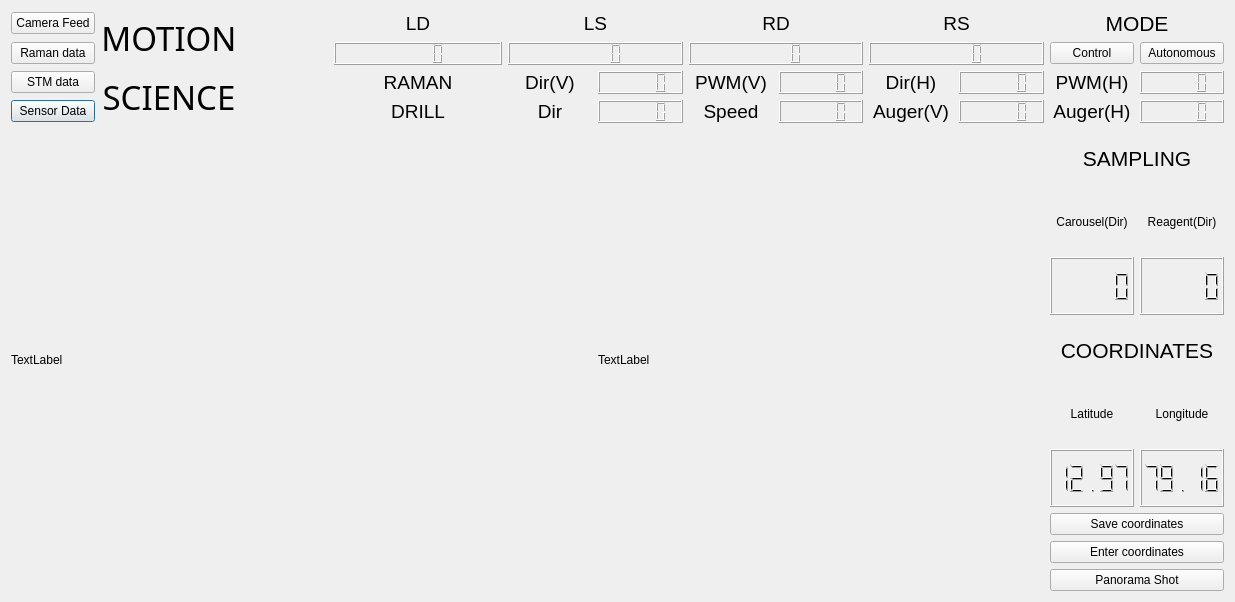
<?xml version="1.0" encoding="UTF-8"?>
<ui version="4.0">
 <class>Dialog</class>
 <widget class="QDialog" name="Dialog">
  <property name="geometry">
   <rect>
    <x>0</x>
    <y>0</y>
    <width>1235</width>
    <height>602</height>
   </rect>
  </property>
  <property name="windowTitle">
   <string>Dialog</string>
  </property>
  <layout class="QGridLayout" name="gridLayout_2">
   <item row="0" column="0">
    <layout class="QGridLayout" name="gridLayout">
     <item row="3" column="0">
      <widget class="QPushButton" name="bt_sensors">
       <property name="text">
        <string>Sensor Data</string>
       </property>
      </widget>
     </item>
     <item row="3" column="6">
      <widget class="QLCDNumber" name="drill_dir"/>
     </item>
     <item row="0" column="7" colspan="2">
      <widget class="QLabel" name="label_4">
       <property name="font">
        <font>
         <pointsize>14</pointsize>
        </font>
       </property>
       <property name="autoFillBackground">
        <bool>true</bool>
       </property>
       <property name="text">
        <string>RD</string>
       </property>
       <property name="alignment">
        <set>Qt::AlignCenter</set>
       </property>
      </widget>
     </item>
     <item row="8" column="12">
      <widget class="QLabel" name="label_42">
       <property name="autoFillBackground">
        <bool>true</bool>
       </property>
       <property name="text">
        <string>Longitude</string>
       </property>
       <property name="alignment">
        <set>Qt::AlignCenter</set>
       </property>
      </widget>
     </item>
     <item row="1" column="0">
      <widget class="QPushButton" name="bt_raman">
       <property name="text">
        <string>Raman data</string>
       </property>
      </widget>
     </item>
     <item row="10" column="11" colspan="2">
      <widget class="QPushButton" name="pushButton_7">
       <property name="text">
        <string>Save coordinates</string>
       </property>
      </widget>
     </item>
     <item row="0" column="3" colspan="2">
      <widget class="QLabel" name="label_2">
       <property name="font">
        <font>
         <pointsize>14</pointsize>
        </font>
       </property>
       <property name="autoFillBackground">
        <bool>true</bool>
       </property>
       <property name="text">
        <string>LD</string>
       </property>
       <property name="alignment">
        <set>Qt::AlignCenter</set>
       </property>
      </widget>
     </item>
     <item row="2" column="12">
      <widget class="QLCDNumber" name="raman_speed_h"/>
     </item>
     <item row="2" column="9">
      <widget class="QLabel" name="label_21">
       <property name="font">
        <font>
         <pointsize>14</pointsize>
        </font>
       </property>
       <property name="autoFillBackground">
        <bool>true</bool>
       </property>
       <property name="text">
        <string>Dir(H)</string>
       </property>
       <property name="alignment">
        <set>Qt::AlignCenter</set>
       </property>
      </widget>
     </item>
     <item row="11" column="11" colspan="2">
      <widget class="QPushButton" name="pushButton_14">
       <property name="text">
        <string>Enter coordinates</string>
       </property>
      </widget>
     </item>
     <item row="3" column="10">
      <widget class="QLCDNumber" name="auger_dir"/>
     </item>
     <item row="2" column="5">
      <widget class="QLabel" name="label_16">
       <property name="font">
        <font>
         <pointsize>14</pointsize>
        </font>
       </property>
       <property name="autoFillBackground">
        <bool>true</bool>
       </property>
       <property name="text">
        <string>Dir(V)</string>
       </property>
       <property name="alignment">
        <set>Qt::AlignCenter</set>
       </property>
      </widget>
     </item>
     <item row="3" column="7">
      <widget class="QLabel" name="label_20">
       <property name="font">
        <font>
         <pointsize>14</pointsize>
        </font>
       </property>
       <property name="autoFillBackground">
        <bool>true</bool>
       </property>
       <property name="text">
        <string>Speed</string>
       </property>
       <property name="alignment">
        <set>Qt::AlignCenter</set>
       </property>
      </widget>
     </item>
     <item row="5" column="12">
      <widget class="QLabel" name="label_41">
       <property name="autoFillBackground">
        <bool>true</bool>
       </property>
       <property name="text">
        <string>Reagent(Dir)</string>
       </property>
       <property name="alignment">
        <set>Qt::AlignCenter</set>
       </property>
      </widget>
     </item>
     <item row="0" column="9" colspan="2">
      <widget class="QLabel" name="label_5">
       <property name="font">
        <font>
         <pointsize>14</pointsize>
        </font>
       </property>
       <property name="autoFillBackground">
        <bool>true</bool>
       </property>
       <property name="text">
        <string>RS</string>
       </property>
       <property name="alignment">
        <set>Qt::AlignCenter</set>
       </property>
      </widget>
     </item>
     <item row="3" column="12">
      <widget class="QLCDNumber" name="h_auger_dir"/>
     </item>
     <item row="2" column="8">
      <widget class="QLCDNumber" name="raman_speed_v"/>
     </item>
     <item row="2" column="6">
      <widget class="QLCDNumber" name="raman_dir_v"/>
     </item>
     <item row="3" column="8">
      <widget class="QLCDNumber" name="drill_speed"/>
     </item>
     <item row="1" column="7" colspan="2">
      <widget class="QLCDNumber" name="rd"/>
     </item>
     <item row="3" column="11">
      <widget class="QLabel" name="label_37">
       <property name="font">
        <font>
         <pointsize>14</pointsize>
        </font>
       </property>
       <property name="autoFillBackground">
        <bool>true</bool>
       </property>
       <property name="text">
        <string>Auger(H)</string>
       </property>
       <property name="alignment">
        <set>Qt::AlignCenter</set>
       </property>
      </widget>
     </item>
     <item row="2" column="7">
      <widget class="QLabel" name="label_19">
       <property name="font">
        <font>
         <pointsize>14</pointsize>
        </font>
       </property>
       <property name="autoFillBackground">
        <bool>true</bool>
       </property>
       <property name="text">
        <string>PWM(V)</string>
       </property>
       <property name="alignment">
        <set>Qt::AlignCenter</set>
       </property>
      </widget>
     </item>
     <item row="1" column="5" colspan="2">
      <widget class="QLCDNumber" name="ls"/>
     </item>
     <item row="9" column="12">
      <widget class="QLCDNumber" name="lcdNumber_16">
       <property name="value" stdset="0">
        <double>79.155000000000001</double>
       </property>
      </widget>
     </item>
     <item row="2" column="1" rowspan="2">
      <widget class="QLabel" name="label_9">
       <property name="font">
        <font>
         <family>Sans</family>
         <pointsize>25</pointsize>
         <weight>50</weight>
         <italic>false</italic>
         <bold>false</bold>
        </font>
       </property>
       <property name="autoFillBackground">
        <bool>true</bool>
       </property>
       <property name="text">
        <string>SCIENCE</string>
       </property>
       <property name="alignment">
        <set>Qt::AlignCenter</set>
       </property>
       <property name="wordWrap">
        <bool>false</bool>
       </property>
      </widget>
     </item>
     <item row="9" column="11">
      <widget class="QLCDNumber" name="lcdNumber_15">
       <property name="value" stdset="0">
        <double>12.970000000000001</double>
       </property>
      </widget>
     </item>
     <item row="6" column="11">
      <widget class="QLCDNumber" name="carousel_dir"/>
     </item>
     <item row="1" column="11">
      <widget class="QPushButton" name="pushButton_8">
       <property name="text">
        <string>Control</string>
       </property>
      </widget>
     </item>
     <item row="2" column="3" colspan="2">
      <widget class="QLabel" name="label_raman">
       <property name="palette">
        <palette>
         <active>
          <colorrole role="WindowText">
           <brush brushstyle="SolidPattern">
            <color alpha="255">
             <red>0</red>
             <green>0</green>
             <blue>0</blue>
            </color>
           </brush>
          </colorrole>
          <colorrole role="Button">
           <brush brushstyle="SolidPattern">
            <color alpha="255">
             <red>239</red>
             <green>239</green>
             <blue>239</blue>
            </color>
           </brush>
          </colorrole>
          <colorrole role="Light">
           <brush brushstyle="SolidPattern">
            <color alpha="255">
             <red>255</red>
             <green>255</green>
             <blue>255</blue>
            </color>
           </brush>
          </colorrole>
          <colorrole role="Midlight">
           <brush brushstyle="SolidPattern">
            <color alpha="255">
             <red>247</red>
             <green>247</green>
             <blue>247</blue>
            </color>
           </brush>
          </colorrole>
          <colorrole role="Dark">
           <brush brushstyle="SolidPattern">
            <color alpha="255">
             <red>119</red>
             <green>119</green>
             <blue>119</blue>
            </color>
           </brush>
          </colorrole>
          <colorrole role="Mid">
           <brush brushstyle="SolidPattern">
            <color alpha="255">
             <red>159</red>
             <green>159</green>
             <blue>159</blue>
            </color>
           </brush>
          </colorrole>
          <colorrole role="Text">
           <brush brushstyle="SolidPattern">
            <color alpha="255">
             <red>0</red>
             <green>0</green>
             <blue>0</blue>
            </color>
           </brush>
          </colorrole>
          <colorrole role="BrightText">
           <brush brushstyle="SolidPattern">
            <color alpha="255">
             <red>255</red>
             <green>255</green>
             <blue>255</blue>
            </color>
           </brush>
          </colorrole>
          <colorrole role="ButtonText">
           <brush brushstyle="SolidPattern">
            <color alpha="255">
             <red>0</red>
             <green>0</green>
             <blue>0</blue>
            </color>
           </brush>
          </colorrole>
          <colorrole role="Base">
           <brush brushstyle="SolidPattern">
            <color alpha="255">
             <red>255</red>
             <green>255</green>
             <blue>255</blue>
            </color>
           </brush>
          </colorrole>
          <colorrole role="Window">
           <brush brushstyle="SolidPattern">
            <color alpha="255">
             <red>239</red>
             <green>239</green>
             <blue>239</blue>
            </color>
           </brush>
          </colorrole>
          <colorrole role="Shadow">
           <brush brushstyle="SolidPattern">
            <color alpha="255">
             <red>0</red>
             <green>0</green>
             <blue>0</blue>
            </color>
           </brush>
          </colorrole>
          <colorrole role="AlternateBase">
           <brush brushstyle="SolidPattern">
            <color alpha="255">
             <red>247</red>
             <green>247</green>
             <blue>247</blue>
            </color>
           </brush>
          </colorrole>
          <colorrole role="ToolTipBase">
           <brush brushstyle="SolidPattern">
            <color alpha="255">
             <red>255</red>
             <green>255</green>
             <blue>220</blue>
            </color>
           </brush>
          </colorrole>
          <colorrole role="ToolTipText">
           <brush brushstyle="SolidPattern">
            <color alpha="255">
             <red>0</red>
             <green>0</green>
             <blue>0</blue>
            </color>
           </brush>
          </colorrole>
          <colorrole role="PlaceholderText">
           <brush brushstyle="SolidPattern">
            <color alpha="128">
             <red>0</red>
             <green>0</green>
             <blue>0</blue>
            </color>
           </brush>
          </colorrole>
         </active>
         <inactive>
          <colorrole role="WindowText">
           <brush brushstyle="SolidPattern">
            <color alpha="255">
             <red>0</red>
             <green>0</green>
             <blue>0</blue>
            </color>
           </brush>
          </colorrole>
          <colorrole role="Button">
           <brush brushstyle="SolidPattern">
            <color alpha="255">
             <red>239</red>
             <green>239</green>
             <blue>239</blue>
            </color>
           </brush>
          </colorrole>
          <colorrole role="Light">
           <brush brushstyle="SolidPattern">
            <color alpha="255">
             <red>255</red>
             <green>255</green>
             <blue>255</blue>
            </color>
           </brush>
          </colorrole>
          <colorrole role="Midlight">
           <brush brushstyle="SolidPattern">
            <color alpha="255">
             <red>247</red>
             <green>247</green>
             <blue>247</blue>
            </color>
           </brush>
          </colorrole>
          <colorrole role="Dark">
           <brush brushstyle="SolidPattern">
            <color alpha="255">
             <red>119</red>
             <green>119</green>
             <blue>119</blue>
            </color>
           </brush>
          </colorrole>
          <colorrole role="Mid">
           <brush brushstyle="SolidPattern">
            <color alpha="255">
             <red>159</red>
             <green>159</green>
             <blue>159</blue>
            </color>
           </brush>
          </colorrole>
          <colorrole role="Text">
           <brush brushstyle="SolidPattern">
            <color alpha="255">
             <red>0</red>
             <green>0</green>
             <blue>0</blue>
            </color>
           </brush>
          </colorrole>
          <colorrole role="BrightText">
           <brush brushstyle="SolidPattern">
            <color alpha="255">
             <red>255</red>
             <green>255</green>
             <blue>255</blue>
            </color>
           </brush>
          </colorrole>
          <colorrole role="ButtonText">
           <brush brushstyle="SolidPattern">
            <color alpha="255">
             <red>0</red>
             <green>0</green>
             <blue>0</blue>
            </color>
           </brush>
          </colorrole>
          <colorrole role="Base">
           <brush brushstyle="SolidPattern">
            <color alpha="255">
             <red>255</red>
             <green>255</green>
             <blue>255</blue>
            </color>
           </brush>
          </colorrole>
          <colorrole role="Window">
           <brush brushstyle="SolidPattern">
            <color alpha="255">
             <red>239</red>
             <green>239</green>
             <blue>239</blue>
            </color>
           </brush>
          </colorrole>
          <colorrole role="Shadow">
           <brush brushstyle="SolidPattern">
            <color alpha="255">
             <red>0</red>
             <green>0</green>
             <blue>0</blue>
            </color>
           </brush>
          </colorrole>
          <colorrole role="AlternateBase">
           <brush brushstyle="SolidPattern">
            <color alpha="255">
             <red>247</red>
             <green>247</green>
             <blue>247</blue>
            </color>
           </brush>
          </colorrole>
          <colorrole role="ToolTipBase">
           <brush brushstyle="SolidPattern">
            <color alpha="255">
             <red>255</red>
             <green>255</green>
             <blue>220</blue>
            </color>
           </brush>
          </colorrole>
          <colorrole role="ToolTipText">
           <brush brushstyle="SolidPattern">
            <color alpha="255">
             <red>0</red>
             <green>0</green>
             <blue>0</blue>
            </color>
           </brush>
          </colorrole>
          <colorrole role="PlaceholderText">
           <brush brushstyle="SolidPattern">
            <color alpha="128">
             <red>0</red>
             <green>0</green>
             <blue>0</blue>
            </color>
           </brush>
          </colorrole>
         </inactive>
         <disabled>
          <colorrole role="WindowText">
           <brush brushstyle="SolidPattern">
            <color alpha="255">
             <red>119</red>
             <green>119</green>
             <blue>119</blue>
            </color>
           </brush>
          </colorrole>
          <colorrole role="Button">
           <brush brushstyle="SolidPattern">
            <color alpha="255">
             <red>239</red>
             <green>239</green>
             <blue>239</blue>
            </color>
           </brush>
          </colorrole>
          <colorrole role="Light">
           <brush brushstyle="SolidPattern">
            <color alpha="255">
             <red>255</red>
             <green>255</green>
             <blue>255</blue>
            </color>
           </brush>
          </colorrole>
          <colorrole role="Midlight">
           <brush brushstyle="SolidPattern">
            <color alpha="255">
             <red>247</red>
             <green>247</green>
             <blue>247</blue>
            </color>
           </brush>
          </colorrole>
          <colorrole role="Dark">
           <brush brushstyle="SolidPattern">
            <color alpha="255">
             <red>119</red>
             <green>119</green>
             <blue>119</blue>
            </color>
           </brush>
          </colorrole>
          <colorrole role="Mid">
           <brush brushstyle="SolidPattern">
            <color alpha="255">
             <red>159</red>
             <green>159</green>
             <blue>159</blue>
            </color>
           </brush>
          </colorrole>
          <colorrole role="Text">
           <brush brushstyle="SolidPattern">
            <color alpha="255">
             <red>119</red>
             <green>119</green>
             <blue>119</blue>
            </color>
           </brush>
          </colorrole>
          <colorrole role="BrightText">
           <brush brushstyle="SolidPattern">
            <color alpha="255">
             <red>255</red>
             <green>255</green>
             <blue>255</blue>
            </color>
           </brush>
          </colorrole>
          <colorrole role="ButtonText">
           <brush brushstyle="SolidPattern">
            <color alpha="255">
             <red>119</red>
             <green>119</green>
             <blue>119</blue>
            </color>
           </brush>
          </colorrole>
          <colorrole role="Base">
           <brush brushstyle="SolidPattern">
            <color alpha="255">
             <red>239</red>
             <green>239</green>
             <blue>239</blue>
            </color>
           </brush>
          </colorrole>
          <colorrole role="Window">
           <brush brushstyle="SolidPattern">
            <color alpha="255">
             <red>239</red>
             <green>239</green>
             <blue>239</blue>
            </color>
           </brush>
          </colorrole>
          <colorrole role="Shadow">
           <brush brushstyle="SolidPattern">
            <color alpha="255">
             <red>0</red>
             <green>0</green>
             <blue>0</blue>
            </color>
           </brush>
          </colorrole>
          <colorrole role="AlternateBase">
           <brush brushstyle="SolidPattern">
            <color alpha="255">
             <red>239</red>
             <green>239</green>
             <blue>239</blue>
            </color>
           </brush>
          </colorrole>
          <colorrole role="ToolTipBase">
           <brush brushstyle="SolidPattern">
            <color alpha="255">
             <red>255</red>
             <green>255</green>
             <blue>220</blue>
            </color>
           </brush>
          </colorrole>
          <colorrole role="ToolTipText">
           <brush brushstyle="SolidPattern">
            <color alpha="255">
             <red>0</red>
             <green>0</green>
             <blue>0</blue>
            </color>
           </brush>
          </colorrole>
          <colorrole role="PlaceholderText">
           <brush brushstyle="SolidPattern">
            <color alpha="128">
             <red>0</red>
             <green>0</green>
             <blue>0</blue>
            </color>
           </brush>
          </colorrole>
         </disabled>
        </palette>
       </property>
       <property name="font">
        <font>
         <pointsize>14</pointsize>
        </font>
       </property>
       <property name="autoFillBackground">
        <bool>true</bool>
       </property>
       <property name="text">
        <string>RAMAN</string>
       </property>
       <property name="alignment">
        <set>Qt::AlignCenter</set>
       </property>
      </widget>
     </item>
     <item row="0" column="11" colspan="2">
      <widget class="QLabel" name="label_6">
       <property name="font">
        <font>
         <pointsize>16</pointsize>
        </font>
       </property>
       <property name="autoFillBackground">
        <bool>true</bool>
       </property>
       <property name="text">
        <string>MODE</string>
       </property>
       <property name="alignment">
        <set>Qt::AlignCenter</set>
       </property>
      </widget>
     </item>
     <item row="0" column="5" colspan="2">
      <widget class="QLabel" name="label_3">
       <property name="font">
        <font>
         <pointsize>14</pointsize>
        </font>
       </property>
       <property name="autoFillBackground">
        <bool>true</bool>
       </property>
       <property name="text">
        <string>LS</string>
       </property>
       <property name="alignment">
        <set>Qt::AlignCenter</set>
       </property>
      </widget>
     </item>
     <item row="0" column="0">
      <widget class="QPushButton" name="pushButton">
       <property name="text">
        <string>Camera Feed</string>
       </property>
      </widget>
     </item>
     <item row="3" column="3" colspan="2">
      <widget class="QLabel" name="label_drill">
       <property name="font">
        <font>
         <pointsize>14</pointsize>
        </font>
       </property>
       <property name="autoFillBackground">
        <bool>true</bool>
       </property>
       <property name="text">
        <string>DRILL</string>
       </property>
       <property name="alignment">
        <set>Qt::AlignCenter</set>
       </property>
      </widget>
     </item>
     <item row="1" column="9" colspan="2">
      <widget class="QLCDNumber" name="rs"/>
     </item>
     <item row="7" column="11" colspan="2">
      <widget class="QLabel" name="label_39">
       <property name="font">
        <font>
         <pointsize>16</pointsize>
        </font>
       </property>
       <property name="autoFillBackground">
        <bool>true</bool>
       </property>
       <property name="text">
        <string>COORDINATES</string>
       </property>
       <property name="alignment">
        <set>Qt::AlignCenter</set>
       </property>
      </widget>
     </item>
     <item row="8" column="11">
      <widget class="QLabel" name="label_40">
       <property name="autoFillBackground">
        <bool>true</bool>
       </property>
       <property name="text">
        <string>Latitude</string>
       </property>
       <property name="alignment">
        <set>Qt::AlignCenter</set>
       </property>
      </widget>
     </item>
     <item row="2" column="0">
      <widget class="QPushButton" name="pushButton_3">
       <property name="text">
        <string>STM data</string>
       </property>
      </widget>
     </item>
     <item row="2" column="10">
      <widget class="QLCDNumber" name="raman_dir_h"/>
     </item>
     <item row="12" column="11" colspan="2">
      <widget class="QPushButton" name="pushButton_15">
       <property name="text">
        <string>Panorama Shot</string>
       </property>
      </widget>
     </item>
     <item row="6" column="12">
      <widget class="QLCDNumber" name="reagent"/>
     </item>
     <item row="1" column="12">
      <widget class="QPushButton" name="pushButton_9">
       <property name="text">
        <string>Autonomous</string>
       </property>
      </widget>
     </item>
     <item row="2" column="11">
      <widget class="QLabel" name="label_36">
       <property name="font">
        <font>
         <pointsize>14</pointsize>
        </font>
       </property>
       <property name="autoFillBackground">
        <bool>true</bool>
       </property>
       <property name="text">
        <string>PWM(H)</string>
       </property>
       <property name="alignment">
        <set>Qt::AlignCenter</set>
       </property>
      </widget>
     </item>
     <item row="0" column="1" rowspan="2">
      <widget class="QLabel" name="label">
       <property name="font">
        <font>
         <family>Saab</family>
         <pointsize>25</pointsize>
         <weight>50</weight>
         <italic>false</italic>
         <bold>false</bold>
        </font>
       </property>
       <property name="autoFillBackground">
        <bool>true</bool>
       </property>
       <property name="text">
        <string>MOTION</string>
       </property>
       <property name="alignment">
        <set>Qt::AlignCenter</set>
       </property>
       <property name="wordWrap">
        <bool>false</bool>
       </property>
      </widget>
     </item>
     <item row="3" column="5">
      <widget class="QLabel" name="label_12">
       <property name="font">
        <font>
         <pointsize>14</pointsize>
        </font>
       </property>
       <property name="autoFillBackground">
        <bool>true</bool>
       </property>
       <property name="text">
        <string>Dir</string>
       </property>
       <property name="alignment">
        <set>Qt::AlignCenter</set>
       </property>
      </widget>
     </item>
     <item row="3" column="9">
      <widget class="QLabel" name="label_22">
       <property name="font">
        <font>
         <pointsize>14</pointsize>
        </font>
       </property>
       <property name="autoFillBackground">
        <bool>true</bool>
       </property>
       <property name="text">
        <string>Auger(V)</string>
       </property>
       <property name="alignment">
        <set>Qt::AlignCenter</set>
       </property>
      </widget>
     </item>
     <item row="5" column="11">
      <widget class="QLabel" name="label_38">
       <property name="autoFillBackground">
        <bool>true</bool>
       </property>
       <property name="text">
        <string>Carousel(Dir)</string>
       </property>
       <property name="alignment">
        <set>Qt::AlignCenter</set>
       </property>
      </widget>
     </item>
     <item row="1" column="3" colspan="2">
      <widget class="QLCDNumber" name="ld"/>
     </item>
     <item row="4" column="11" colspan="2">
      <widget class="QLabel" name="label_sample">
       <property name="font">
        <font>
         <pointsize>16</pointsize>
        </font>
       </property>
       <property name="autoFillBackground">
        <bool>true</bool>
       </property>
       <property name="text">
        <string>SAMPLING</string>
       </property>
       <property name="alignment">
        <set>Qt::AlignCenter</set>
       </property>
      </widget>
     </item>
     <item row="4" column="6" rowspan="9" colspan="5">
      <widget class="QLabel" name="stream">
       <property name="text">
        <string>TextLabel</string>
       </property>
      </widget>
     </item>
     <item row="4" column="0" rowspan="9" colspan="5">
      <widget class="QLabel" name="stream2">
       <property name="text">
        <string>TextLabel</string>
       </property>
      </widget>
     </item>
    </layout>
   </item>
  </layout>
 </widget>
 <resources/>
 <connections/>
</ui>
